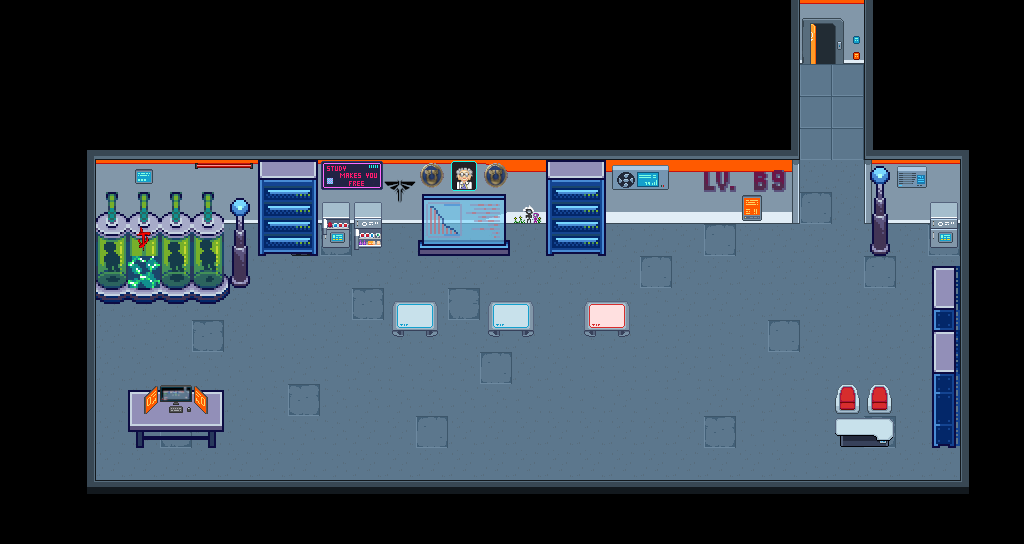

A 2D game scene composited from a Tiled map and its tileset images. What follows is a short description and the map's XML, with each tile layer's data collapsed to a summary:
An orthogonal 32x17 tile map with 32x32 px tiles, 6 tile layers (Tile Layer 1, arriba, Tile Layer 3, Tile Layer 4, ...), 3 hidden layers not drawn, 6 tilesets and 34 objects.

<map version="1.10" tiledversion="1.11.2" orientation="orthogonal" renderorder="right-down" width="32" height="17" tilewidth="32" tileheight="32" infinite="0" nextlayerid="18" nextobjectid="65">
 <editorsettings>
  <export target="hub.csv" format="csv" />
 </editorsettings>
 <tileset firstgid="1" name="pixel-cyberpunk-interior" tilewidth="32" tileheight="32" tilecount="231" columns="21">
  <image source="../pixel_cyberpunk_interior_free_1.0.1/pixel-cyberpunk-interior.png" width="672" height="352" />
 </tileset>
 <tileset firstgid="232" source="../tiles_laboratory_LandOfPixels/tilesStuff.tsx" />
 <tileset firstgid="824" source="pixel-cyberpunk-modified_1.tsx" />
 <tileset firstgid="1055" source="../referencias/referencias_1.tsx" />
 <tileset firstgid="1286" source="../referencias/referencias_2.tsx" />
 <tileset firstgid="1517" source="../pixel_cyberpunk_interior_free_1.0.1/pixel-cyberpunk-interior.tsx" />
 <objectgroup id="13" name="spawn_blob">
  <object id="55" x="509.333" y="280">
   <point />
  </object>
 </objectgroup>
 <layer id="1" name="Tile Layer 1" width="32" height="17">
  <data>[544 cells, 9 non-empty, 6 distinct tile ids]</data>
 </layer>
 <layer id="2" name="arriba" width="32" height="17">
  <data>[544 cells, 13 non-empty, 8 distinct tile ids]</data>
 </layer>
 <layer id="3" name="Tile Layer 3" width="32" height="17">
  <data>[544 cells, 359 non-empty, 27 distinct tile ids]</data>
 </layer>
 <layer id="4" name="Tile Layer 4" width="32" height="17">
  <data>[544 cells, 63 non-empty, 46 distinct tile ids]</data>
 </layer>
 <layer id="5" name="5" width="32" height="17">
  <data>[544 cells, 38 non-empty, 27 distinct tile ids]</data>
 </layer>
 <layer id="6" name="6" width="32" height="17">
  <data>[544 cells, 12 non-empty, 11 distinct tile ids]</data>
 </layer>
 <objectgroup id="10" name="spawn_point" visible="0">
  <object id="25" x="144.596" y="300.693">
   <point />
  </object>
 </objectgroup>
 <objectgroup id="11" name="puerta" visible="0">
  <object id="24" x="825.698" y="45.0449">
   <point />
  </object>
 </objectgroup>
 <objectgroup id="14" name="spawn_mejoras" visible="0">
  <object id="59" x="414" y="311.75">
   <point />
  </object>
  <object id="60" x="509.75" y="310.75">
   <point />
  </object>
  <object id="61" x="606.5" y="311.5">
   <point />
  </object>
 </objectgroup>
 <layer id="15" name="seleccion_tienda1" width="32" height="17" visible="0">
  <data>[544 cells, 4 non-empty, 4 distinct tile ids]</data>
 </layer>
 <layer id="16" name="seleccion_tienda2" width="32" height="17" visible="0">
  <data>[544 cells, 4 non-empty, 4 distinct tile ids]</data>
 </layer>
 <layer id="17" name="seleccion_tienda3" width="32" height="17" visible="0">
  <data>[544 cells, 4 non-empty, 4 distinct tile ids]</data>
 </layer>
 <objectgroup id="12" name="hitbox_fondo" visible="0">
  <object id="26" x="864.288" y="1.64313" width="141.309" height="220.18" />
  <object id="28" x="960.667" y="152" width="58" height="362.667" />
  <object id="29" x="72" y="482" width="901" height="50">
   <polygon points="0,0 901,0 901,50 0,50" />
  </object>
  <object id="30" x="61.5" y="140.5" width="33.5" height="355.5" />
  <object id="31" x="83.3333" y="4" width="716" height="220" />
  <object id="32" x="842.818" y="1.33333" width="22.5152" height="63.3333" />
  <object id="33" x="258.667" y="191.333" width="57.3333" height="65.3333" />
  <object id="34" x="314.667" y="196.667" width="66" height="50.6667" />
  <object id="35" x="418.667" y="194.667" width="91.3333" height="60.6667" />
  <object id="36" x="546.667" y="170.667" width="58.6667" height="85.3333" />
  <object id="37" x="583.333" y="302" width="46.6667" height="34.6667" />
  <object id="38" x="486" y="300" width="49.3333" height="37.3333" />
  <object id="39" x="389.333" y="300.667" width="50.6667" height="36.6667" />
  <object id="40" x="228" y="194.667" width="20.6667" height="91.3333" />
  <object id="41" x="128.667" y="389.333" width="94.6667" height="58.6667" />
  <object id="42" x="836.667" y="419.333" width="56.6667" height="27.3333" />
  <object id="43" x="930.667" y="203.333" width="29.3333" height="42.6667" />
  <object id="44" x="869.333" y="164" width="22" height="91.3333" />
  <object id="46" x="80.1818" y="479.273" width="253.818" height="16.9091" />
  <object id="47" x="334.5" y="480" width="392" height="22" />
  <object id="48" x="726" y="480" width="246.333" height="24" />
  <object id="50" x="92.5" y="200.5" width="34" height="82" />
  <object id="51" x="110.5" y="215" width="127" height="40" />
  <object id="52" x="161" y="239" width="77" height="47.5" />
  <object id="53" x="331.75" y="479.625" width="635.938" height="12.625" />
  <object id="54" x="931.667" y="266" width="55.3333" height="181.667" />
  <object id="62" x="791.5" y="-3.75" width="65.25" height="30.5" />
  <object id="63" x="790" y="-0.666667" width="13.0909" height="64.6667" />
 </objectgroup>
</map>
